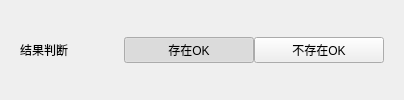
                  <widget class="QFrame" name="resultJudgeCard">
                   <property name="frameShape">
                    <enum>QFrame::NoFrame</enum>
                   </property>
                   <property name="panelRole" stdset="0">
                    <string>configCard</string>
                   </property>
                   <layout class="QVBoxLayout" name="verticalLayout_resultJudge">
                    <property name="spacing">
                     <number>16</number>
                    </property>
                    <property name="leftMargin">
                     <number>20</number>
                    </property>
                    <property name="topMargin">
                     <number>18</number>
                    </property>
                    <property name="rightMargin">
                     <number>20</number>
                    </property>
                    <property name="bottomMargin">
                     <number>18</number>
                    </property>
                    <item>
                     <layout class="QHBoxLayout" name="horizontalLayout_resultHeader">
                      <property name="leftMargin">
                       <number>0</number>
                      </property>
                      <property name="topMargin">
                       <number>0</number>
                      </property>
                      <property name="rightMargin">
                       <number>0</number>
                      </property>
                      <property name="bottomMargin">
                       <number>0</number>
                      </property>
                      <item>
                       <widget class="QLabel" name="resultJudgeTitleLabel">
                        <property name="text">
                         <string>结果判断</string>
                        </property>
                        <property name="role" stdset="0">
                         <string>cardTitle</string>
                        </property>
                       </widget>
                      </item>
                      <item>
                       <spacer name="horizontalLayout_resultHeaderSpacer">
                        <property name="orientation">
                         <enum>Qt::Horizontal</enum>
                        </property>
                        <property name="sizeHint" stdset="0">
                         <size>
                          <width>40</width>
                          <height>20</height>
                         </size>
                        </property>
                       </spacer>
                      </item>
                      <item>
                       <widget class="QFrame" name="resultPresenceFrame">
                        <property name="minimumSize">
                         <size>
                          <width>260</width>
                          <height>38</height>
                         </size>
                        </property>
                        <property name="maximumSize">
                         <size>
                          <width>260</width>
                          <height>38</height>
                         </size>
                        </property>
                        <property name="panelRole" stdset="0">
                         <string>optionGroup</string>
                        </property>
                        <layout class="QHBoxLayout" name="horizontalLayout_resultPresenceButtons">
                         <property name="spacing">
                          <number>0</number>
                         </property>
                         <property name="leftMargin">
                          <number>0</number>
                         </property>
                         <property name="topMargin">
                          <number>0</number>
                         </property>
                         <property name="rightMargin">
                          <number>0</number>
                         </property>
                         <property name="bottomMargin">
                          <number>0</number>
                         </property>
                         <item>
                          <widget class="QPushButton" name="presentOkButton">
                           <property name="text">
                            <string>存在OK</string>
                           </property>
                           <property name="checkable">
                            <bool>true</bool>
                           </property>
                           <property name="checked">
                            <bool>true</bool>
                           </property>
                          </widget>
                         </item>
                         <item>
                          <widget class="QPushButton" name="absentOkButton">
                           <property name="text">
                            <string>不存在OK</string>
                           </property>
                           <property name="checkable">
                            <bool>true</bool>
                           </property>
                          </widget>
                         </item>
                        </layout>
                       </widget>
                      </item>
                     </layout>
                    </item>
                   </layout>
                  </widget>
